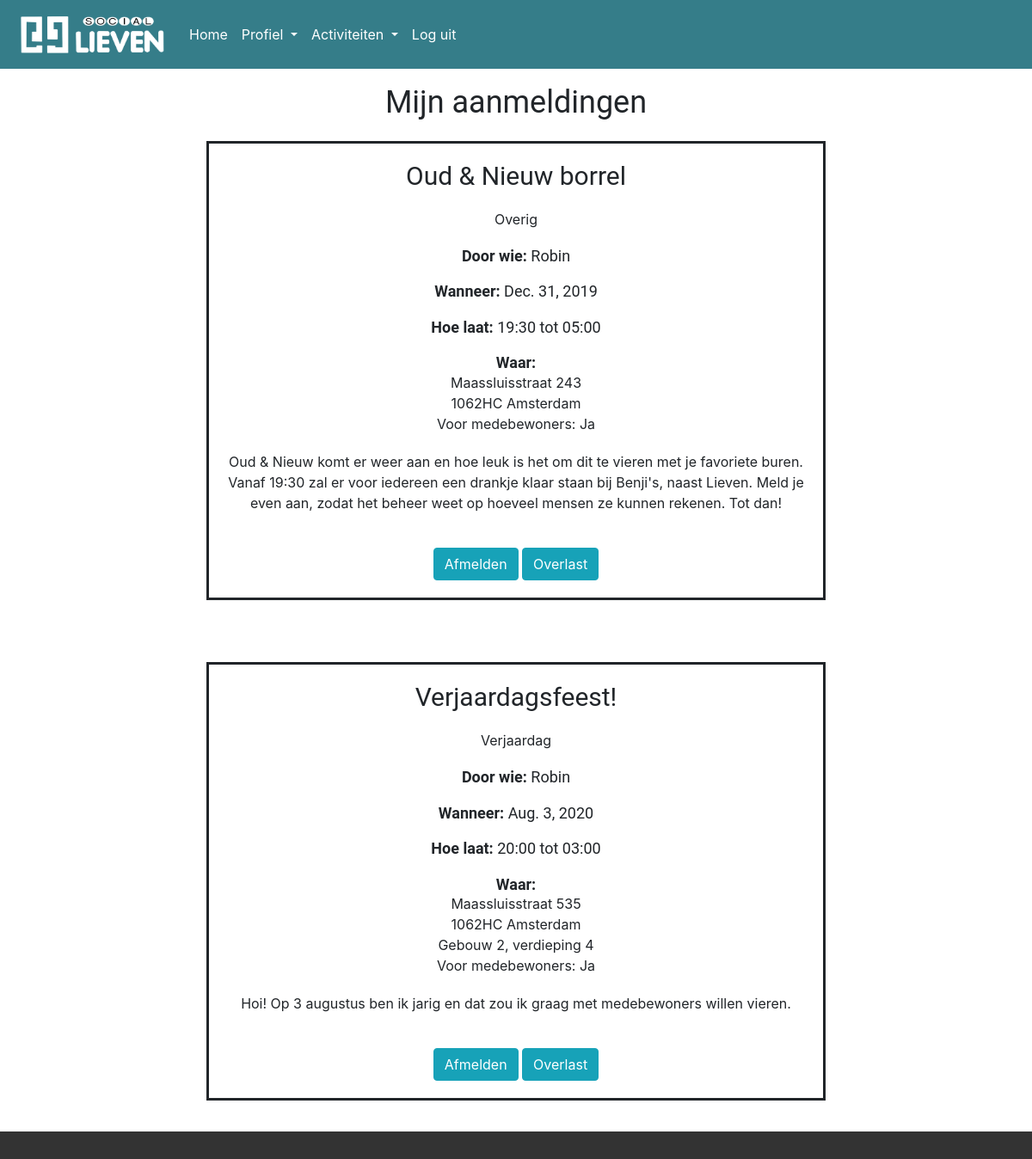
Before: /mijn_aanmeldingen (signed in) with the older database file.
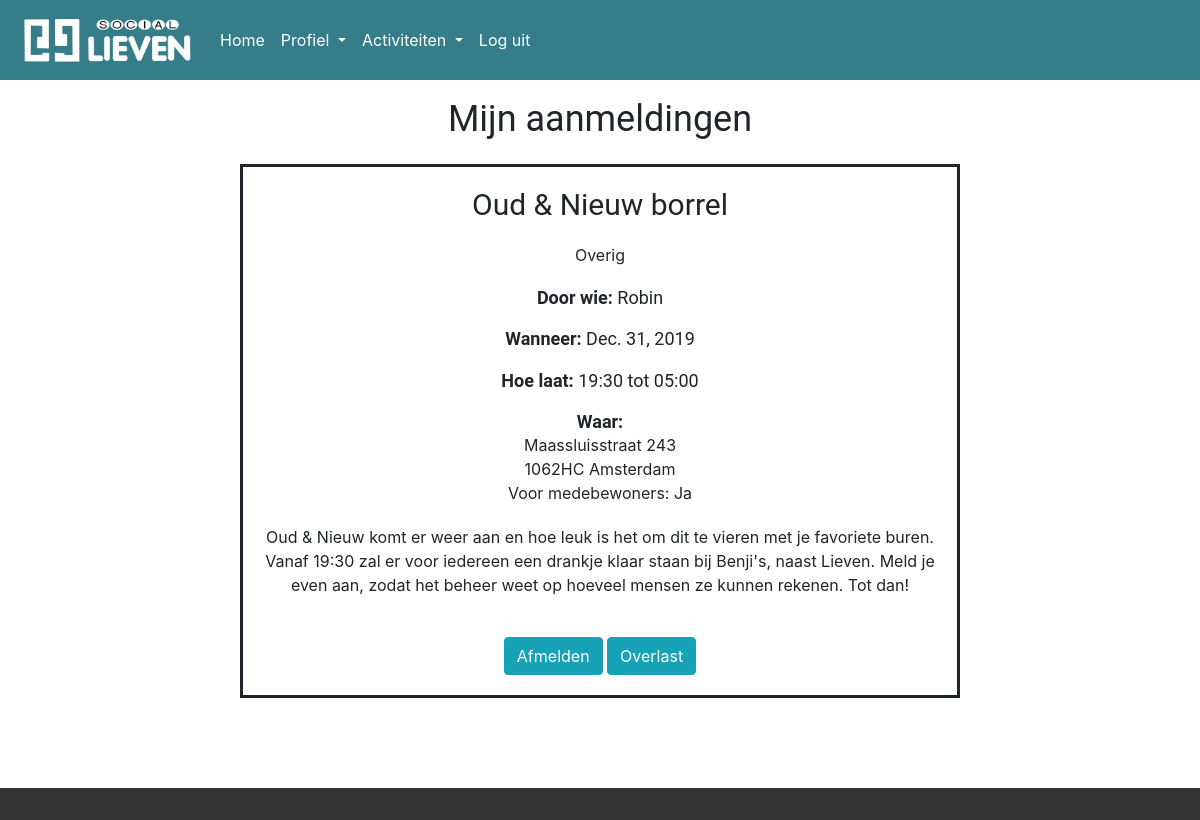
After: the same page with the newer database file.
### socialieven/models.py (models this page shows, shortened)
class Aanmelding(models.Model):
    activiteit = models.ForeignKey(Activiteit, on_delete=models.CASCADE)
    gebruiker = models.ForeignKey(CustomUser, on_delete=models.CASCADE)
    class Meta:
        ordering = ['activiteit']

class Activiteit(models.Model):
    name = models.CharField(max_length=128, null=True)
    gebruiker = models.ForeignKey(CustomUser, on_delete=models.CASCADE)
    datum = models.DateField(null=True)
    starttijd = models.CharField(max_length=5, null=True)
    eindtijd = models.CharField(max_length=5, null=True)
    straat = models.CharField(max_length=64, null=True)
    huisnummer = models.IntegerField(null=True)
    postcode = models.CharField(max_length=6, null=True)
    plaats = models.CharField(max_length=64, null=True)
    gebouw = models.IntegerField(blank=True, null=True)
    verdieping = models.IntegerField(blank=True, null=True)
    categorie = models.CharField(max_length=64, null=True)
    uitgenodigd = models.BooleanField(null=True)
    beschrijving = models.CharField(max_length=2048, null=True)
    class Meta:
        ordering = ['datum', 'starttijd']

### users/models.py (models this page shows, shortened)
class CustomUser(AbstractUser):
    geboortedatum = models.CharField(max_length=10, null=True)
    straat = models.CharField(max_length=64, null=True)
    huisnummer = models.IntegerField(null=True)
    postcode = models.CharField(max_length=6, null=True)
    woonplaats = models.CharField(max_length=64, null=True)
    gebouw = models.IntegerField(null=True)
    verdieping = models.IntegerField(null=True)

### socialieven/views.py (the view)
# urls.py: path('mijn_aanmeldingen', views.mijn_aanmeldingen, name='mijn aanmeldingen')
def mijn_aanmeldingen(request):
    if not request.user.is_authenticated:
        context = {
            "message": "Helaas! Je moet ingelogd zijn om deze pagina te bezoeken.",
            "loggedin": False
        }
        return render(request, "users/index.html", context)
    context = {
        "loggedin": True,
        "aanmeldingen": Aanmelding.objects.filter(gebruiker=request.user)
    }
    return render(request, "users/mijn_aanmeldingen.html", context)

### socialieven/templates/users/mijn_aanmeldingen.html (shortened to what this page needs)
{% extends "users/base.html" %}
{% block body %}
<h2 style="text-align:center">Mijn aanmeldingen</h2>
{% for aanmelding in aanmeldingen %}
<div class="container">
    <div><h3>{{ aanmelding.activiteit.name }}</h3></div>
    <div><p>{{ aanmelding.activiteit.categorie }}</p></div>
    <div><h6><b>Door wie: </b>{{ aanmelding.activiteit.gebruiker.first_name }}</h6></div>
    <div><h6><b>Wanneer: </b>{{ aanmelding.activiteit.datum }}</h6></div>
    <div><h6><b>Hoe laat: </b>{{ aanmelding.activiteit.starttijd }} tot {{ aanmelding.activiteit.eindtijd }}</h6></div>
    <div><h6 style="margin-bottom: 0"><b>Waar:</b></h6></div>
    <div>{{ aanmelding.activiteit.straat }} {{ aanmelding.activiteit.huisnummer }}</div>
    <div>{{ aanmelding.activiteit.postcode }} {{ aanmelding.activiteit.plaats }}</div>
    {% if aanmelding.activiteit.gebouw %}
    <div>Gebouw {{ aanmelding.activiteit.gebouw }},
        {% if aanmelding.activiteit.verdieping %}
        verdieping {{ aanmelding.activiteit.verdieping }}
        {% endif %}
    </div>
    {% endif %}
    <div>Voor medebewoners:
        {% if aanmelding.activiteit.uitgenodigd == True %}
        Ja
        {% endif %}
        </div>
    <div><p>{{ aanmelding.activiteit.beschrijving }}</p></div>
    <a class="btn btn-info" href="{% url 'afmelden' aanmelding.activiteit.id %}" role="button">Afmelden</a>
    <a class="btn btn-info" href="{% url 'overlast' aanmelding.activiteit.id %}" role="button">Overlast</a>
</div>
<br>
{% endfor %}
{% endblock %}

### socialieven/templates/users/base.html (shortened to what this page needs)
<!DOCTYPE html>
<html style="font-size: 16px;">
    <head>
        <link rel="stylesheet" href="https://stackpath.bootstrapcdn.com/bootstrap/4.3.1/css/bootstrap.min.css">
        <link rel="stylesheet" href="../../../static/stylesheet.css">
        <link rel="stylesheet" href="../../../static/nicepage.css" media="screen">
    </head>
    <body>
        <nav class="navbar navbar-expand-lg">
            <a class="navbar-brand" href="/">
                <img src="../../../static/lieven_logo_wit.png" width="180" height="50" alt="">
            </a>
            <div class="collapse navbar-collapse" id="navbarSupportedContent">
                <ul class="navbar-nav mr-auto">
                    <li class="nav-item active">
                        <a class="nav-link" href='/'>Home<span class="sr-only">(current)</span></a>
                    </li>
                    {% if loggedin %}
                    <li class="nav-item dropdown">
                        <a class="nav-link dropdown-toggle" href="#" id="navbarDropdown" role="button" data-toggle="dropdown" aria-haspopup="true" aria-expanded="false">
                        Profiel
                        </a>
                    </li>
                    {% endif %}
                    {% if loggedin %}
                    <li class="nav-item dropdown">
                        <a class="nav-link dropdown-toggle" href="#" id="navbarDropdown" role="button" data-toggle="dropdown" aria-haspopup="true" aria-expanded="false">
                        Activiteiten
                        </a>
                    </li>
                    <li class="nav-item">
                        <a class="nav-link" href="{% url 'logout' %}">Log uit</a>
                    </li>
                    {% endif %}
                </ul>
            </div>
        </nav>
    <section>{% block body %}{% endblock %}</section>
    <footer class="custom-footer">
        <section class="u-backlink u-clearfix u-grey-80 custom-footer">
        </section>
    </footer>
</body>
</html>

### socialieven/static/stylesheet.css (style rules this page uses)
body { background-image: url(../../../static/background.jpg); -webkit-background-size: cover; background-size: cover; background-repeat: no-repeat; background-attachment: fixed; background-position: center top; height: 100vh; }
nav { background-color: #357d89; height: 80px !important; }
a.nav-link { color: white !important; }
a.navbar-brand { margin-top: 0 !important; margin-bottom: 0 !important; }
.navbar-brand { padding-top: 0 !important; padding-bottom: 0 !important; }
@media only screen and (min-width: 450px) { div.container { width: 60vw; } }
div.container { border-style: solid !important; margin-top: 2vw; margin-bottom: 2vw; text-align: center !important; background-color: rgba(255, 255, 255, 0.7); }
footer.custom-footer { position:absolute; bottom:0; width:100%; height:1vw; background:#333333; }

Changed rows visible on the page:
removed Aanmelding: activiteit.name "Verjaardagsfeest!", activiteit.categorie "Verjaardag", activiteit.gebruiker.first_name "Robin", activiteit.datum "Aug. 3, 2020", activiteit.starttijd "20:00", activiteit.eindtijd "03:00", activiteit.straat "Maassluisstraat", activiteit.huisnummer "535", activiteit.postcode "1062HC", activiteit.plaats "Amsterdam", activiteit.gebouw "2", activiteit.verdieping "4", shows "Ja", activiteit.beschrijving "Hoi! Op 3 augustus ben ik jarig en dat zou ik graag met medebewoners willen vieren."
